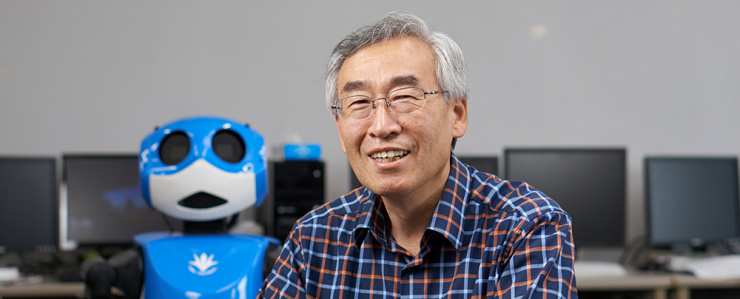
#> input picture img/asg1.png, 740 x 299 px, found by its file name
$ python asg1_2.py   (older library calls are emulated)
#> lines starting #> are read from the running program, lines starting #| are printed output that depends on the picture
import pathlib
import numpy as np
from scipy import signal
from PIL import Image

class Binarization():
    def __init__(self, img_path):
        # load image
#> called with img_path = './img/original/asg1.png'
        self.img_original = Image.open(img_path)
#> self.img_original is the input picture: PIL image 740x299 RGB; mean R, G, B 121.6, 124.7, 132.4

        # change the loaded image data from rgb to gray scale
        self.img_rgb = self.toMatrix(self.img_original)
        self.img_gray = self.toGrayScale(self.img_rgb)
#> self.img_gray = 299 items

    def toMatrix(self, imgobj):
        return np.array(imgobj)

    def toGrayScale(self, rgb_data):
        return [
            list(map(
                lambda rgb: rgb[0]*0.299 + rgb[1]*0.578 + rgb[2]*0.114, rgb_data[line]
            ))
            for line in range(rgb_data.shape[0])
        ]

    def show(self, btype):
        if btype == 'original':
            self.img_original.show()
        else:
            self.img_bin = self.binarize(btype)
            self.img_bin.show()

    def binarize(self, btype):
        # binarize gray scale data
        th = self.getThreshold(btype)
        img_bin = (np.array(self.img_gray)>th).astype(np.int)*255

        #rendar binarized data to Image object
        return Image.fromarray(np.uint8(img_bin))

    def getThreshold(self, btype):
        try:
            btype = ''.join(list(map(
                lambda c: c.capitalize(), btype.split('_')
            )))
        except:
            btype = btype.capitalize()
        return getattr(self, 'calc%sTh'%btype)(self.img_gray)

    def calcAdaptiveMeanTh(self, img_gray):
        return signal.correlate(
                    img_gray, np.ones(9).reshape(3,3)/9, 'same'
                    )

    def calcOtsuTh(self, img_gray):
        img_gray = np.array(img_gray)
        gf_mean = np.mean(img_gray)
        st = np.floor(img_gray.min()).astype(int)
        ed = np.ceil(img_gray.max()).astype(int)
        smax = 0
        th = 0
        for n in range(st, ed):
            g1 = img_gray[img_gray<n]
            g2 = img_gray[img_gray>=n]
            s1 = np.var(g1)
            s2 = np.var(g2)
            n1 = len(g1)
            n2 = len(g2)
            sw = (n1*s1 + n2*s2)/(n1 + n2)
            sb = (n1*(np.mean(g1) - gf_mean)**2 + n1*(np.mean(g1) - gf_mean)**2)/(n1 + n2)
            if smax < sb/sw:
                smax = sb/sw
                th = n
        return th

    def save(self, path):
        self.img_bin.save(path)

if __name__ == '__main__':
    bn = Binarization('./img/original/asg1.png')
    save_dir = pathlib.Path('./img/processed')
    btypes = ['adaptive_mean', 'otsu']

    for bt in btypes:
        bn.show(bt)
        bn.save(save_dir/'asg1_2_{}.png'.format(bt))
#> this loop made 2 passes
#> pass 1, in binarize, `th = self.getThreshold(btype)`:
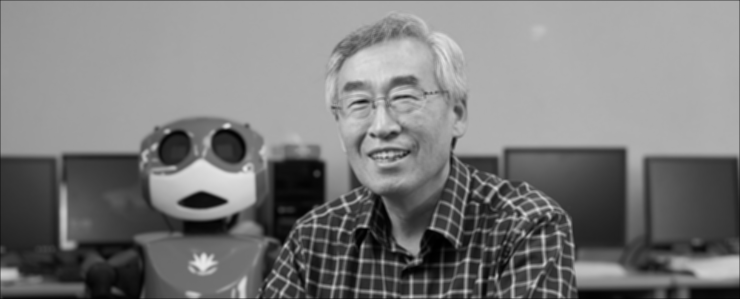
#> th: shape (299, 740) float64; min 0.11, max 231.8, mean 123.2
#> pass 1, in binarize, `img_bin = (np.array(self.img_gray)>th).astype(np.int)*255`:
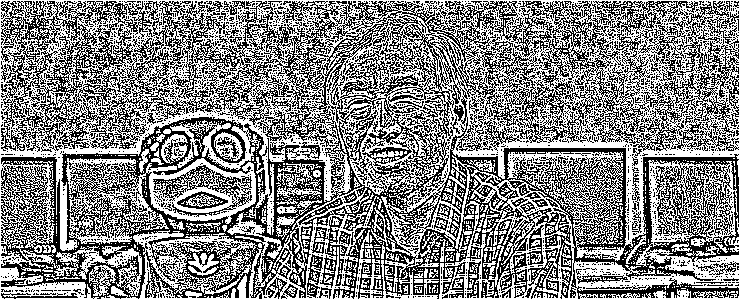
#> img_bin: shape (299, 740) int64; 52.6% white; black in thin lines or dots
